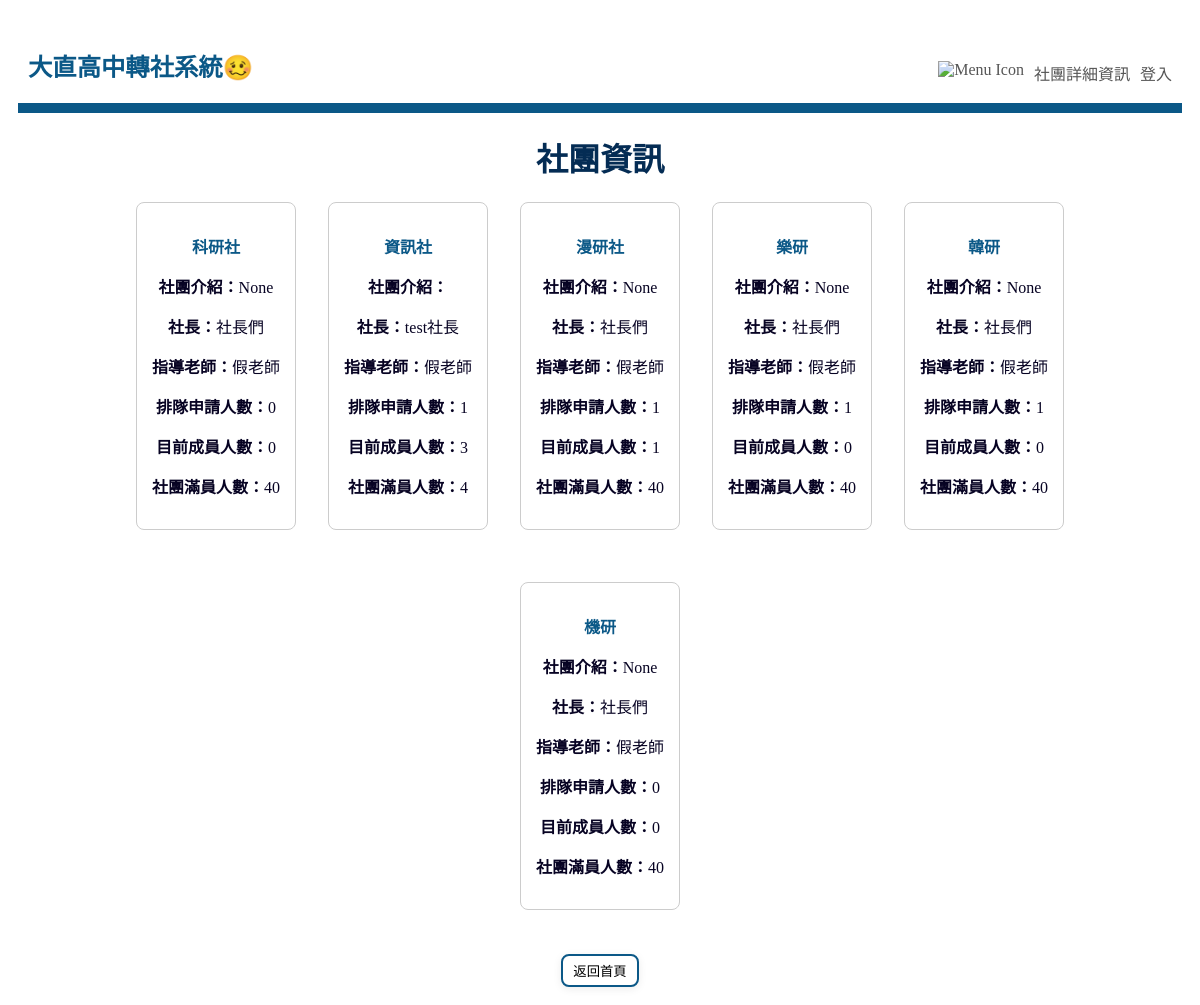
Page /transfer/detail/ on the earlier database version.
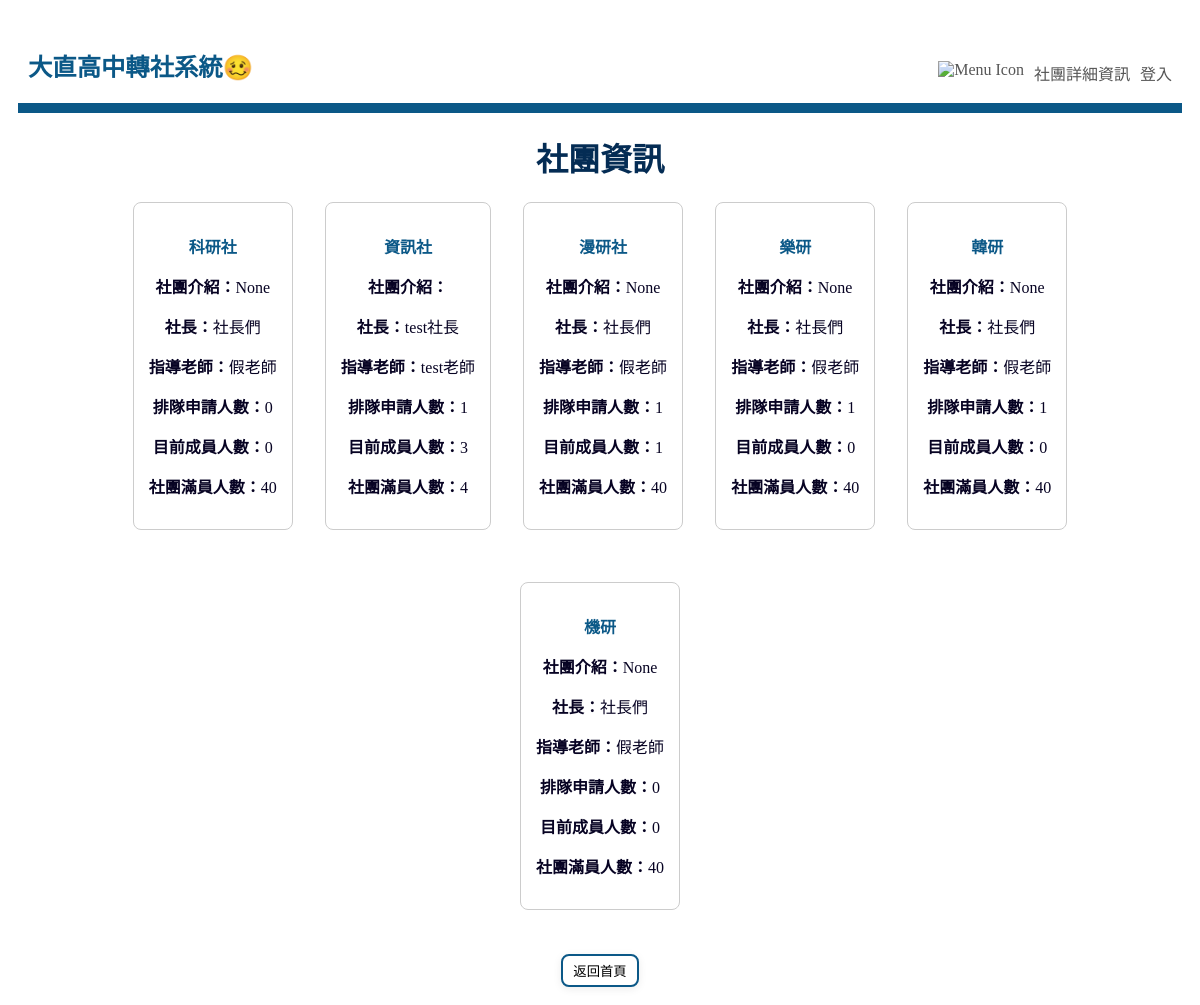
Same page on the later database version.
### transfer/models.py (models this page shows, shortened)
class Club(models.Model):
    name = models.CharField(max_length=100, unique=True, verbose_name="社團名稱")
    max_participants = models.IntegerField(verbose_name="人數上限")
    founder = models.ForeignKey(User, on_delete=models.SET_NULL, null = True,related_name='founded_clubs', verbose_name="社長")
    teacher = models.ForeignKey(User, on_delete=models.SET_NULL, null = True, related_name='taught_clubs', verbose_name="指導老師")
    description = models.TextField(max_length=200, unique=True, verbose_name="社團介紹", blank=True, null=True)

### transfer/views.py (the view)
# urls.py: path('detail/', views.detail, name='club_detail'),
def detail(request):
    clubs = Club.objects.all()
    return render(request, 'transfer/detail.html', {'clubs': clubs})

### transfer/templates/transfer/detail.html (shortened to what this page needs)
{% extends "base.html" %}
{% block main %}
    <body>
        <h1>社團資訊</h1>
        <nav class="info-list">
            {% for club in clubs %}
                <nav class="info" style="border: 1px solid #ccc; padding: 15px; margin-bottom: 20px; border-radius: 8px;">
                    <p style="color: #0b5887;"><strong>{{ club.name }}</strong></p>
                    <p><strong>社團介紹：</strong>{{ club.description }}</p>
                    <p><strong>社長：</strong>{{ club.founder.username }}</p>
                    <p><strong>指導老師：</strong>{{ club.teacher.username }}</p>
                    <p><strong>排隊申請人數：</strong>{{ club.incoming_requests.count }}</p>
                    <p><strong>目前成員人數：</strong>{{ club.members.count }}</p>
                    <p><strong>社團滿員人數：</strong>{{ club.max_participants }}</p>
                </nav>
            {% endfor %}
        </nav>
        <button class="bot"><a href="{% url 'index' %}">返回首頁</a></button>
    </body>
{% endblock %}

Differences in the rows shown:
changed Club "資訊社": teacher.username "假老師" → "test老師"
